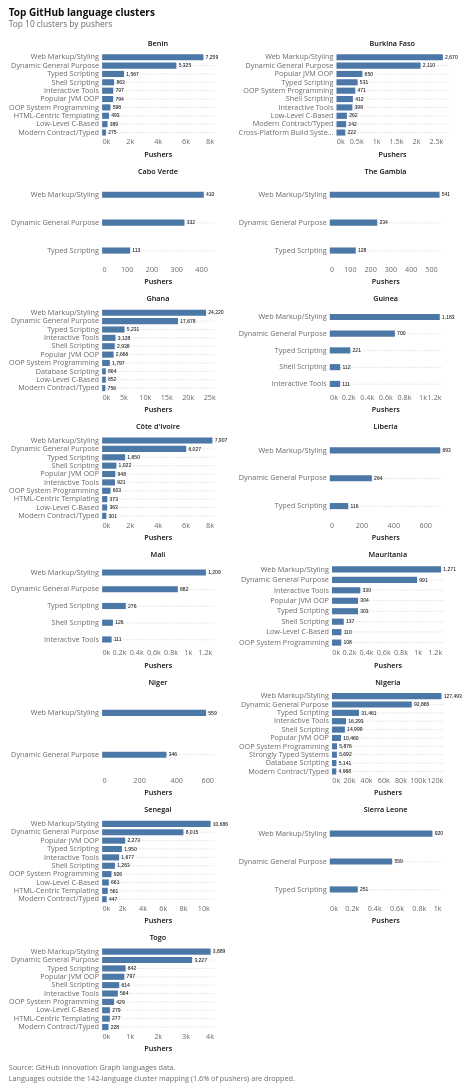

Source (notebook cell):
### Code cell
top_clusters = (
    latest_rows.dropna(subset=["cluster"])
    .groupby(["iso2_code", "country_name", "cluster"], as_index=False)["num_pushers"]
    .sum()
    .sort_values(["country_name", "num_pushers"], ascending=[True, False])
    .groupby("iso2_code", as_index=False, group_keys=False)
    .head(10)
    .assign(
        rank=lambda d: (
            d.groupby("iso2_code")["num_pushers"]
            .rank(method="first", ascending=False)
            .astype(int)
        ),
        num_pushers_label=lambda d: d["num_pushers"].map(lambda v: f"{v:,.0f}"),
    )
)

# Each panel keeps its own x and y scale, so a bar shows the shape of a
# country's own ranking rather than its size against India.
#
# The sort has to be an ``EncodingSortField``. The shorthand
# ``sort="-x"`` is resolved per layer, so once the value labels are
# layered on top of the bars Vega-Lite cannot reconcile the two and
# silently falls back to alphabetical order.
#
# For the same reason the bars carry no colour encoding. An
# ``EncodingSortField`` aggregates over every discrete channel in the
# spec, so adding ``color`` would group by cluster AND country and drop
# the sort again. The facet header already names the country, so the
# colour was decoration; the value order is not.
cluster_y = alt.Y(
    "cluster:N",
    sort=alt.EncodingSortField(field="num_pushers", op="sum", order="descending"),
    title=None,
    axis=alt.Axis(labelLimit=170),
)

cluster_bars = (
    alt.Chart(top_clusters)
    .mark_bar(size=11)
    .encode(
        x=alt.X("num_pushers:Q", title="Pushers", axis=alt.Axis(format="~s")),
        y=cluster_y,
        tooltip=[
            alt.Tooltip("country_name:N", title="Country"),
            alt.Tooltip("cluster:N", title="Cluster"),
            alt.Tooltip("num_pushers:Q", title="Pushers", format=","),
        ],
    )
)
cluster_labels = (
    alt.Chart(top_clusters)
    .mark_text(align="left", baseline="middle", dx=4, fontSize=9)
    .encode(x="num_pushers:Q", y=cluster_y, text="num_pushers_label:N")
)

clusters_chart = (
    (cluster_bars + cluster_labels)
    .properties(width=200, height=150)
    .facet(
        facet=alt.Facet(
            "country_name:N",
            title=None,
            sort=COUNTRY_ORDER,
            header=alt.Header(labelFontWeight=600),
        ),
        columns=2,
    )
    .resolve_scale(x="independent", y="independent")
    .properties(
        title=alt.Title(
            text="Top GitHub language clusters",
            subtitle=("Top 10 clusters by pushers"),
        )
    )
)

attaviz.add_caption(
    clusters_chart,
    "Source: GitHub Innovation Graph languages data.\n"
    f"Languages outside the 142-language cluster mapping ({unmapped_share:.1%} "
    "of pushers) are dropped.",
)

### Figure 1 — Vega specification as saved in the notebook (floating-point values rounded to 4 significant figures)
{"$schema": "https://vega.github.io/schema/vega/v6.json", "data": [{"name": "source_0", "values": [{"iso2_code": "BJ", "country_name": "Benin", "cluster": "Web Markup/Styling", "num_pushers": 7259, "rank": 1, "num_pushers_label": "7,259", "__index_level_0__": 25, "facet_country_name_sort_index": 0.0}, {"iso2_code": "BJ", "country_name": "Benin", "cluster": "Dynamic General Purpose", "num_pushers": 5325, "rank": 2, "num_pushers_label": "5,325", "__index_level_0__": 13, "facet_country_name_sort_index": 0.0}, {"iso2_code": "BJ", "country_name": "Benin", "cluster": "Typed Scripting", "num_pushers": 1567, "rank": 3, "num_pushers_label": "1,567", "__index_level_0__": 23, "facet_country_name_sort_index": 0.0}, {"iso2_code": "BJ", "country_name": "Benin", "cluster": "Shell Scripting", "num_pushers": 863, "rank": 4, "num_pushers_label": "863", "__index_level_0__": 22, "facet_country_name_sort_index": 0.0}, {"iso2_code": "BJ", "country_name": "Benin", "cluster": "Interactive Tools", "num_pushers": 797, "rank": 5, "num_pushers_label": "797", "__index_level_0__": 16, "facet_country_name_sort_index": 0.0}, {"iso2_code": "BJ", "country_name": "Benin", "cluster": "Popular JVM OOP", "num_pushers": 794, "rank": 6, "num_pushers_label": "794", "__index_level_0__": 21, "facet_country_name_sort_index": 0.0}, {"iso2_code": "BJ", "country_name": "Benin", "cluster": "OOP System Programming", "num_pushers": 598, "rank": 7, "num_pushers_label": "598", "__index_level_0__": 20, "facet_country_name_sort_index": 0.0}, {"iso2_code": "BJ", "country_name": "Benin", "cluster": "HTML-Centric Templating", "num_pushers": 493, "rank": 8, "num_pushers_label": "493", "__index_level_0__": 15, "facet_country_name_sort_index": 0.0}, {"iso2_code": "BJ", "country_name": "Benin", "cluster": "Low-Level C-Based", "num_pushers": 389, "rank": 9, "num_pushers_label": "389", "__index_level_0__": 18, "facet_country_name_sort_index": 0.0}, {"iso2_code": "BJ", "country_name": "Benin", "cluster": "Modern Contract/Typed", "num_pushers": 275, "rank": 10, "num_pushers_label": "275", "__index_level_0__": 19, "facet_country_name_sort_index": 0.0}, {"iso2_code": "BF", "country_name": "Burkina Faso", "cluster": "Web Markup/Styling", "num_pushers": 2670, "rank": 1, "num_pushers_label": "2,670", "__index_level_0__": 10, "facet_country_name_sort_index": 1.0}, {"iso2_code": "BF", "country_name": "Burkina Faso", "cluster": "Dynamic General Purpose", "num_pushers": 2110, "rank": 2, "num_pushers_label": "2,110", "__index_level_0__": 1, "facet_country_name_sort_index": 1.0}, {"iso2_code": "BF", "country_name": "Burkina Faso", "cluster": "Popular JVM OOP", "num_pushers": 650, "rank": 3, "num_pushers_label": "650", "__index_level_0__": 7, "facet_country_name_sort_index": 1.0}, {"iso2_code": "BF", "country_name": "Burkina Faso", "cluster": "Typed Scripting", "num_pushers": 531, "rank": 4, "num_pushers_label": "531", "__index_level_0__": 9, "facet_country_name_sort_index": 1.0}, {"iso2_code": "BF", "country_name": "Burkina Faso", "cluster": "OOP System Programming", "num_pushers": 471, "rank": 5, "num_pushers_label": "471", "__index_level_0__": 6, "facet_country_name_sort_index": 1.0}, {"iso2_code": "BF", "country_name": "Burkina Faso", "cluster": "Shell Scripting", "num_pushers": 412, "rank": 6, "num_pushers_label": "412", "__index_level_0__": 8, "facet_country_name_sort_index": 1.0}, {"iso2_code": "BF", "country_name": "Burkina Faso", "cluster": "Interactive Tools", "num_pushers": 398, "rank": 7, "num_pushers_label": "398", "__index_level_0__": 3, "facet_country_name_sort_index": 1.0}, {"iso2_code": "BF", "country_name": "Burkina Faso", "cluster": "Low-Level C-Based", "num_pushers": 262, "rank": 8, "num_pushers_label": "262", "__index_level_0__": 4, "facet_country_name_sort_index": 1.0}, {"iso2_code": "BF", "country_name": "Burkina Faso", "cluster": "Modern Contract/Typed", "num_pushers": 242, "rank": 9, "num_pushers_label": "242", "__index_level_0__": 5, "facet_country_name_sort_index": 1.0}, {"iso2_code": "BF", "country_name": "Burkina Faso", "cluster": "Cross-Platform Build Systems", "num_pushers": 222, "rank": 10, "num_pushers_label": "222", "__index_level_0__": 0, "facet_country_name_sort_index": 1.0}, {"iso2_code": "CV", "country_name": "Cabo Verde", "cluster": "Web Markup/Styling", "num_pushers": 410, "rank": 1, "num_pushers_label": "410", "__index_level_0__": 43, "facet_country_name_sort_index": 2.0}, {"iso2_code": "CV", "country_name": "Cabo Verde", "cluster": "Dynamic General Purpose", "num_pushers": 332, "rank": 2, "num_pushers_label": "332", "__index_level_0__": 41, "facet_country_name_sort_index": 2.0}, {"iso2_code": "CV", "country_name": "Cabo Verde", "cluster": "Typed Scripting", "num_pushers": 113, "rank": 3, "num_pushers_label": "113", "__index_level_0__": 42, "facet_country_name_sort_index": 2.0}, {"iso2_code": "CI", "country_name": "Côte d'Ivoire", "cluster": "Web Markup/Styling", "num_pushers": 7907, "rank": 1, "num_pushers_label": "7,907", "__index_level_0__": 40, "facet_country_name_sort_index": 7.0}, {"iso2_code": "CI", "country_name": "Côte d'Ivoire", "cluster": "Dynamic General Purpose", "num_pushers": 6027, "rank": 2, "num_pushers_label": "6,027", "__index_level_0__": 28, "facet_country_name_sort_index": 7.0}, {"iso2_code": "CI", "country_name": "Côte d'Ivoire", "cluster": "Typed Scripting", "num_pushers": 1650, "rank": 3, "num_pushers_label": "1,650", "__index_level_0__": 38, "facet_country_name_sort_index": 7.0}, {"iso2_code": "CI", "country_name": "Côte d'Ivoire", "cluster": "Shell Scripting", "num_pushers": 1022, "rank": 4, "num_pushers_label": "1,022", "__index_level_0__": 37, "facet_country_name_sort_index": 7.0}, {"iso2_code": "CI", "country_name": "Côte d'Ivoire", "cluster": "Popular JVM OOP", "num_pushers": 948, "rank": 5, "num_pushers_label": "948", "__index_level_0__": 36, "facet_country_name_sort_index": 7.0}, {"iso2_code": "CI", "country_name": "Côte d'Ivoire", "cluster": "Interactive Tools", "num_pushers": 921, "rank": 6, "num_pushers_label": "921", "__index_level_0__": 31, "facet_country_name_sort_index": 7.0}, {"iso2_code": "CI", "country_name": "Côte d'Ivoire", "cluster": "OOP System Programming", "num_pushers": 603, "rank": 7, "num_pushers_label": "603", "__index_level_0__": 35, "facet_country_name_sort_index": 7.0}, {"iso2_code": "CI", "country_name": "Côte d'Ivoire", "cluster": "HTML-Centric Templating", "num_pushers": 373, "rank": 8, "num_pushers_label": "373", "__index_level_0__": 30, "facet_country_name_sort_index": 7.0}, {"iso2_code": "CI", "country_name": "Côte d'Ivoire", "cluster": "Low-Level C-Based", "num_pushers": 363, "rank": 9, "num_pushers_label": "363", "__index_level_0__": 33, "facet_country_name_sort_index": 7.0}, {"iso2_code": "CI", "country_name": "Côte d'Ivoire", "cluster": "Modern Contract/Typed", "num_pushers": 301, "rank": 10, "num_pushers_label": "301", "__index_level_0__": 34, "facet_country_name_sort_index": 7.0}, {"iso2_code": "GH", "country_name": "Ghana", "cluster": "Web Markup/Styling", "num_pushers": 24220, "rank": 1, "num_pushers_label": "24,220", "__index_level_0__": 60, "facet_country_name_sort_index": 4.0}, {"iso2_code": "GH", "country_name": "Ghana", "cluster": "Dynamic General Purpose", "num_pushers": 17678, "rank": 2, "num_pushers_label": "17,678", "__index_level_0__": 46, "facet_country_name_sort_index": 4.0}, {"iso2_code": "GH", "country_name": "Ghana", "cluster": "Typed Scripting", "num_pushers": 5231, "rank": 3, "num_pushers_label": "5,231", "__index_level_0__": 58, "facet_country_name_sort_index": 4.0}, {"iso2_code": "GH", "country_name": "Ghana", "cluster": "Interactive Tools", "num_pushers": 3128, "rank": 4, "num_pushers_label": "3,128", "__index_level_0__": 49, "facet_country_name_sort_index": 4.0}, {"iso2_code": "GH", "country_name": "Ghana", "cluster": "Shell Scripting", "num_pushers": 2938, "rank": 5, "num_pushers_label": "2,938", "__index_level_0__": 55, "facet_country_name_sort_index": 4.0}, {"iso2_code": "GH", "country_name": "Ghana", "cluster": "Popular JVM OOP", "num_pushers": 2666, "rank": 6, "num_pushers_label": "2,666", "__index_level_0__": 54, "facet_country_name_sort_index": 4.0}, {"iso2_code": "GH", "country_name": "Ghana", "cluster": "OOP System Programming", "num_pushers": 1797, "rank": 7, "num_pushers_label": "1,797", "__index_level_0__": 53, "facet_country_name_sort_index": 4.0}, {"iso2_code": "GH", "country_name": "Ghana", "cluster": "Database Scripting", "num_pushers": 864, "rank": 8, "num_pushers_label": "864", "__index_level_0__": 45, "facet_country_name_sort_index": 4.0}, {"iso2_code": "GH", "country_name": "Ghana", "cluster": "Low-Level C-Based", "num_pushers": 852, "rank": 9, "num_pushers_label": "852", "__index_level_0__": 51, "facet_country_name_sort_index": 4.0}, {"iso2_code": "GH", "country_name": "Ghana", "cluster": "Modern Contract/Typed", "num_pushers": 756, "rank": 10, "num_pushers_label": "756", "__index_level_0__": 52, "facet_country_name_sort_index": 4.0}, {"iso2_code": "GN", "country_name": "Guinea", "cluster": "Web Markup/Styling", "num_pushers": 1183, "rank": 1, "num_pushers_label": "1,183", "__index_level_0__": 68, "facet_country_name_sort_index": 5.0}, {"iso2_code": "GN", "country_name": "Guinea", "cluster": "Dynamic General Purpose", "num_pushers": 700, "rank": 2, "num_pushers_label": "700", "__index_level_0__": 64, "facet_country_name_sort_index": 5.0}, {"iso2_code": "GN", "country_name": "Guinea", "cluster": "Typed Scripting", "num_pushers": 221, "rank": 3, "num_pushers_label": "221", "__index_level_0__": 67, "facet_country_name_sort_index": 5.0}, {"iso2_code": "GN", "country_name": "Guinea", "cluster": "Shell Scripting", "num_pushers": 112, "rank": 4, "num_pushers_label": "112", "__index_level_0__": 66, "facet_country_name_sort_index": 5.0}, {"iso2_code": "GN", "country_name": "Guinea", "cluster": "Interactive Tools", "num_pushers": 111, "rank": 5, "num_pushers_label": "111", "__index_level_0__": 65, "facet_country_name_sort_index": 5.0}, {"iso2_code": "LR", "country_name": "Liberia", "cluster": "Web Markup/Styling", "num_pushers": 693, "rank": 1, "num_pushers_label": "693", "__index_level_0__": 71, "facet_country_name_sort_index": 8.0}, {"iso2_code": "LR", "country_name": "Liberia", "cluster": "Dynamic General Purpose", "num_pushers": 264, "rank": 2, "num_pushers_label": "264", "__index_level_0__": 69, "facet_country_name_sort_index": 8.0}, {"iso2_code": "LR", "country_name": "Liberia", "cluster": "Typed Scripting", "num_pushers": 116, "rank": 3, "num_pushers_label": "116", "__index_level_0__": 70, "facet_country_name_sort_index": 8.0}, {"iso2_code": "ML", "country_name": "Mali", "cluster": "Web Markup/Styling", "num_pushers": 1209, "rank": 1, "num_pushers_label": "1,209", "__index_level_0__": 76, "facet_country_name_sort_index": 9.0}, {"iso2_code": "ML", "country_name": "Mali", "cluster": "Dynamic General Purpose", "num_pushers": 882, "rank": 2, "num_pushers_label": "882", "__index_level_0__": 72, "facet_country_name_sort_index": 9.0}, {"iso2_code": "ML", "country_name": "Mali", "cluster": "Typed Scripting", "num_pushers": 276, "rank": 3, "num_pushers_label": "276", "__index_level_0__": 75, "facet_country_name_sort_index": 9.0}, {"iso2_code": "ML", "country_name": "Mali", "cluster": "Shell Scripting", "num_pushers": 126, "rank": 4, "num_pushers_label": "126", "__index_level_0__": 74, "facet_country_name_sort_index": 9.0}, {"iso2_code": "ML", "country_name": "Mali", "cluster": "Interactive Tools", "num_pushers": 111, "rank": 5, "num_pushers_label": "111", "__index_level_0__": 73, "facet_country_name_sort_index": 9.0}, {"iso2_code": "MR", "country_name": "Mauritania", "cluster": "Web Markup/Styling", "num_pushers": 1271, "rank": 1, "num_pushers_label": "1,271", "__index_level_0__": 84, "facet_country_name_sort_index": 10.0}, {"iso2_code": "MR", "country_name": "Mauritania", "cluster": "Dynamic General Purpose", "num_pushers": 991, "rank": 2, "num_pushers_label": "991", "__index_level_0__": 77, "facet_country_name_sort_index": 10.0}, {"iso2_code": "MR", "country_name": "Mauritania", "cluster": "Interactive Tools", "num_pushers": 330, "rank": 3, "num_pushers_label": "330", "__index_level_0__": 78, "facet_country_name_sort_index": 10.0}, {"iso2_code": "MR", "country_name": "Mauritania", "cluster": "Popular JVM OOP", "num_pushers": 304, "rank": 4, "num_pushers_label": "304", "__index_level_0__": 81, "facet_country_name_sort_index": 10.0}, {"iso2_code": "MR", "country_name": "Mauritania", "cluster": "Typed Scripting", "num_pushers": 303, "rank": 5, "num_pushers_label": "303", "__index_level_0__": 83, "facet_country_name_sort_index": 10.0}, {"iso2_code": "MR", "country_name": "Mauritania", "cluster": "Shell Scripting", "num_pushers": 137, "rank": 6, "num_pushers_label": "137", "__index_level_0__": 82, "facet_country_name_sort_index": 10.0}, {"iso2_code": "MR", "country_name": "Mauritania", "cluster": "Low-Level C-Based", "num_pushers": 110, "rank": 7, "num_pushers_label": "110", "__index_level_0__": 79, "facet_country_name_sort_index": 10.0}, {"iso2_code": "MR", "country_name": "Mauritania", "cluster": "OOP System Programming", "num_pushers": 108, "rank": 8, "num_pushers_label": "108", "__index_level_0__": 80, "facet_country_name_sort_index": 10.0}, {"iso2_code": "NE", "country_name": "Niger", "cluster": "Web Markup/Styling", "num_pushers": 559, "rank": 1, "num_pushers_label": "559", "__index_level_0__": 86, "facet_country_name_sort_index": 11.0}, {"iso2_code": "NE", "country_name": "Niger", "cluster": "Dynamic General Purpose", "num_pushers": 346, "rank": 2, "num_pushers_label": "346", "__index_level_0__": 85, "facet_country_name_sort_index": 11.0}, {"iso2_code": "NG", "country_name": "Nigeria", "cluster": "Web Markup/Styling", "num_pushers": 127493, "rank": 1, "num_pushers_label": "127,493", "__index_level_0__": 108, "facet_country_name_sort_index": 12.0}, {"iso2_code": "NG", "country_name": "Nigeria", "cluster": "Dynamic General Purpose", "num_pushers": 92865, "rank": 2, "num_pushers_label": "92,865", "__index_level_0__": 91, "facet_country_name_sort_index": 12.0}, {"iso2_code": "NG", "country_name": "Nigeria", "cluster": "Typed Scripting", "num_pushers": 31461, "rank": 3, "num_pushers_label": "31,461", "__index_level_0__": 106, "facet_country_name_sort_index": 12.0}, {"iso2_code": "NG", "country_name": "Nigeria", "cluster": "Interactive Tools", "num_pushers": 16293, "rank": 4, "num_pushers_label": "16,293", "__index_level_0__": 94, "facet_country_name_sort_index": 12.0}, {"iso2_code": "NG", "country_name": "Nigeria", "cluster": "Shell Scripting", "num_pushers": 14999, "rank": 5, "num_pushers_label": "14,999", "__index_level_0__": 103, "facet_country_name_sort_index": 12.0}, {"iso2_code": "NG", "country_name": "Nigeria", "cluster": "Popular JVM OOP", "num_pushers": 10460, "rank": 6, "num_pushers_label": "10,460", "__index_level_0__": 101, "facet_country_name_sort_index": 12.0}, {"iso2_code": "NG", "country_name": "Nigeria", "cluster": "OOP System Programming", "num_pushers": 5876, "rank": 7, "num_pushers_label": "5,876", "__index_level_0__": 100, "facet_country_name_sort_index": 12.0}, {"iso2_code": "NG", "country_name": "Nigeria", "cluster": "Strongly Typed Systems", "num_pushers": 5692, "rank": 8, "num_pushers_label": "5,692", "__index_level_0__": 105, "facet_country_name_sort_index": 12.0}, {"iso2_code": "NG", "country_name": "Nigeria", "cluster": "Database Scripting", "num_pushers": 5141, "rank": 9, "num_pushers_label": "5,141", "__index_level_0__": 89, "facet_country_name_sort_index": 12.0}, {"iso2_code": "NG", "country_name": "Nigeria", "cluster": "Modern Contract/Typed", "num_pushers": 4968, "rank": 10, "num_pushers_label": "4,968", "__index_level_0__": 99, "facet_country_name_sort_index": 12.0}, {"iso2_code": "SN", "country_name": "Senegal", "cluster": "Web Markup/Styling", "num_pushers": 10686, "rank": 1, "num_pushers_label": "10,686", "__index_level_0__": 126, "facet_country_name_sort_index": 13.0}, {"iso2_code": "SN", "country_name": "Senegal", "cluster": "Dynamic General Purpose", "num_pushers": 8015, "rank": 2, "num_pushers_label": "8,015", "__index_level_0__": 114, "facet_country_name_sort_index": 13.0}, {"iso2_code": "SN", "country_name": "Senegal", "cluster": "Popular JVM OOP", "num_pushers": 2273, "rank": 3, "num_pushers_label": "2,273", "__index_level_0__": 122, "facet_country_name_sort_index": 13.0}, {"iso2_code": "SN", "country_name": "Senegal", "cluster": "Typed Scripting", "num_pushers": 1950, "rank": 4, "num_pushers_label": "1,950", "__index_level_0__": 124, "facet_country_name_sort_index": 13.0}, {"iso2_code": "SN", "country_name": "Senegal", "cluster": "Interactive Tools", "num_pushers": 1677, "rank": 5, "num_pushers_label": "1,677", "__index_level_0__": 117, "facet_country_name_sort_index": 13.0}, {"iso2_code": "SN", "country_name": "Senegal", "cluster": "Shell Scripting", "num_pushers": 1263, "rank": 6, "num_pushers_label": "1,263", "__index_level_0__": 123, "facet_country_name_sort_index": 13.0}, {"iso2_code": "SN", "country_name": "Senegal", "cluster": "OOP System Programming", "num_pushers": 926, "rank": 7, "num_pushers_label": "926", "__index_level_0__": 121, "facet_country_name_sort_index": 13.0}, {"iso2_code": "SN", "country_name": "Senegal", "cluster": "Low-Level C-Based", "num_pushers": 661, "rank": 8, "num_pushers_label": "661", "__index_level_0__": 119, "facet_country_name_sort_index": 13.0}, {"iso2_code": "SN", "country_name": "Senegal", "cluster": "HTML-Centric Templating", "num_pushers": 561, "rank": 9, "num_pushers_label": "561", "__index_level_0__": 116, "facet_country_name_sort_index": 13.0}, {"iso2_code": "SN", "country_name": "Senegal", "cluster": "Modern Contract/Typed", "num_pushers": 447, "rank": 10, "num_pushers_label": "447", "__index_level_0__": 120, "facet_country_name_sort_index": 13.0}, {"iso2_code": "SL", "country_name": "Sierra Leone", "cluster": "Web Markup/Styling", "num_pushers": 920, "rank": 1, "num_pushers_label": "920", "__index_level_0__": 111, "facet_country_name_sort_index": 14.0}, {"iso2_code": "SL", "country_name": "Sierra Leone", "cluster": "Dynamic General Purpose", "num_pushers": 559, "rank": 2, "num_pushers_label": "559", "__index_level_0__": 109, "facet_country_name_sort_index": 14.0}, {"iso2_code": "SL", "country_name": "Sierra Leone", "cluster": "Typed Scripting", "num_pushers": 251, "rank": 3, "num_pushers_label": "251", "__index_level_0__": 110, "facet_country_name_sort_index": 14.0}, {"iso2_code": "GM", "country_name": "The Gambia", "cluster": "Web Markup/Styling", "num_pushers": 541, "rank": 1, "num_pushers_label": "541", "__index_level_0__": 63, "facet_country_name_sort_index": 3.0}, {"iso2_code": "GM", "country_name": "The Gambia", "cluster": "Dynamic General Purpose", "num_pushers": 234, "rank": 2, "num_pushers_label": "234", "__index_level_0__": 61, "facet_country_name_sort_index": 3.0}, {"iso2_code": "GM", "country_name": "The Gambia", "cluster": "Typed Scripting", "num_pushers": 128, "rank": 3, "num_pushers_label": "128", "__index_level_0__": 62, "facet_country_name_sort_index": 3.0}, {"iso2_code": "TG", "country_name": "Togo", "cluster": "Web Markup/Styling", "num_pushers": 3889, "rank": 1, "num_pushers_label": "3,889", "__index_level_0__": 139, "facet_country_name_sort_index": 15.0}, {"iso2_code": "TG", "country_name": "Togo", "cluster": "Dynamic General Purpose", "num_pushers": 3227, "rank": 2, "num_pushers_label": "3,227", "__index_level_0__": 129, "facet_country_name_sort_index": 15.0}, {"iso2_code": "TG", "country_name": "Togo", "cluster": "Typed Scripting", "num_pushers": 842, "rank": 3, "num_pushers_label": "842", "__index_level_0__": 138, "facet_country_name_sort_index": 15.0}, {"iso2_code": "TG", "country_name": "Togo", "cluster": "Popular JVM OOP", "num_pushers": 797, "rank": 4, "num_pushers_label": "797", "__index_level_0__": 136, "facet_country_name_sort_index": 15.0}, {"iso2_code": "TG", "country_name": "Togo", "cluster": "Shell Scripting", "num_pushers": 614, "rank": 5, "num_pushers_label": "614", "__index_level_0__": 137, "facet_country_name_sort_index": 15.0}, {"iso2_code": "TG", "country_name": "Togo", "cluster": "Interactive Tools", "num_pushers": 564, "rank": 6, "num_pushers_label": "564", "__index_level_0__": 132, "facet_country_name_sort_index": 15.0}, {"iso2_code": "TG", "country_name": "Togo", "cluster": "OOP System Programming", "num_pushers": 429, "rank": 7, "num_pushers_label": "429", "__index_level_0__": 135, "facet_country_name_sort_index": 15.0}, {"iso2_code": "TG", "country_name": "Togo", "cluster": "Low-Level C-Based", "num_pushers": 279, "rank": 8, "num_pushers_label": "279", "__index_level_0__": 133, "facet_country_name_sort_index": 15.0}, {"iso2_code": "TG", "country_name": "Togo", "cluster": "HTML-Centric Templating", "num_pushers": 277, "rank": 9, "num_pushers_label": "277", "__index_level_0__": 131, "facet_country_name_sort_index": 15.0}, {"iso2_code": "TG", "country_name": "Togo", "cluster": "Modern Contract/Typed", "num_pushers": 228, "rank": 10, "num_pushers_label": "228", "__index_level_0__": 134, "facet_country_name_sort_index": 15.0}]}, {"name": "data_2"}, {"name": "data_3"}], "signals": [{"name": "concat_0_child_width", "value": 200}, {"name": "concat_0_child_height", "value": 150}], "marks": [{"type": "group", "name": "concat_0_group", "marks": [{"type": "group", "name": "concat_0_cell", "from": {"facet": {"data": "source_0", "name": "concat_0_facet", "groupby": ["country_name"], "aggregate": {"fields": ["facet_country_name_sort_index"], "ops": ["max"], "as": ["facet_country_name_sort_index"]}}}, "sort": {"field": ["datum[\"facet_country_name_sort_index\"]"], "order": ["ascending"]}, "encode": {"update": {"width": {"signal": "concat_0_child_width"}, "height": {"signal": "concat_0_child_height"}}}, "data": [{"name": "data_1", "source": "concat_0_facet", "transform": [{"type": "stack", "field": "num_pushers", "groupby": ["cluster"], "sort": {"field": [], "order": []}, "as": ["num_pushers_start", "num_pushers_end"], "offset": "zero"}, {"type": "filter", "expr": "isValid(datum[\"num_pushers\"]) && isFinite(+datum[\"num_pushers\"])"}, {"type": "project", "fields": ["cluster", "country_name", "num_pushers", "num_pushers_end", "num_pushers_start"]}]}, {"name": "data_2", "source": "concat_0_facet", "transform": [{"type": "filter", "expr": "isValid(datum[\"num_pushers\"]) && isFinite(+datum[\"num_pushers\"])"}, {"type": "project", "fields": ["cluster", "num_pushers", "num_pushers_label"]}]}, {"name": "concat_0_facet_concat_0_child_y_domain_cluster_0_0", "source": "concat_0_facet", "transform": [{"type": "aggregate", "groupby": ["cluster"], "fields": ["num_pushers"], "ops": ["sum"], "as": ["sort_field"]}, {"type": "project", "fields": ["cluster", "sort_field"]}]}], "marks": [{"type": "rect", "name": "concat_0_child_layer_0_marks", "from": {"data": "data_1"}, "encode": {"update": {"fill": {"value": "#4c78a8"}, "cornerRadiusBottomRight": {"value": 0}, "tooltip": {"signal": "{\"Country\": isValid(datum[\"country_name\"]) ? isArray(datum[\"country_name\"]) ? join(datum[\"country_name\"], '\\n') : datum[\"country_name\"] : \"\"+datum[\"country_name\"], \"Cluster\": isValid(datum[\"cluster\"]) ? isArray(datum[\"cluster\"]) ? join(datum[\"cluster\"], '\\n') : datum[\"cluster\"] : \"\"+datum[\"cluster\"], \"Pushers\": format(datum[\"num_pushers\"], \",\")}"}, "height": {"value": 11}, "x2": {"field": "num_pushers_start", "scale": "concat_0_child_x"}, "x": {"field": "num_pushers_end", "scale": "concat_0_child_x"}, "cornerRadiusTopRight": {"value": 0}, "yc": {"field": "cluster", "scale": "concat_0_child_y", "band": 0.5}}}, "style": ["bar"]}, {"type": "text", "name": "concat_0_child_layer_1_marks", "from": {"data": "data_2"}, "encode": {"update": {"y": {"field": "cluster", "scale": "concat_0_child_y", "band": 0.5}, "fontSize": {"value": 9}, "tooltip": {"signal": "{\"num_pushers\": format(datum[\"num_pushers\"], \"\"), \"cluster\": isValid(datum[\"cluster\"]) ? isArray(datum[\"cluster\"]) ? join(datum[\"cluster\"], '\\n') : datum[\"cluster\"] : \"\"+datum[\"cluster\"], \"num_pushers_label\": isValid(datum[\"num_pushers_label\"]) ? isArray(datum[\"num_pushers_label\"]) ? join(datum[\"num_pushers_label\"], '\\n') : datum[\"num_pushers_label\"] : \"\"+datum[\"num_pushers_label\"]}"}, "dx": {"value": 4}, "baseline": {"value": "middle"}, "fill": {"value": "black"}, "align": {"value": "left"}, "x": {"field": "num_pushers", "scale": "concat_0_child_x"}, "text": {"signal": "isValid(datum[\"num_pushers_label\"]) ? datum[\"num_pushers_label\"] : \"\"+datum[\"num_pushers_label\"]"}}}, "style": ["text"]}], "scales": [{"name": "concat_0_child_x", "type": "linear", "domain": {"fields": [{"data": "data_1", "field": "num_pushers_start"}, {"data": "data_1", "field": "num_pushers_end"}, {"data": "data_2", "field": "num_pushers"}]}, "range": [0, {"signal": "concat_0_child_width"}], "zero": true, "nice": true}, {"name": "concat_0_child_y", "type": "band", "domain": {"data": "concat_0_facet_concat_0_child_y_domain_cluster_0_0", "field": "cluster", "sort": {"op": "max", "field": "sort_field", "order": "descending"}}, "range": [0, {"signal": "concat_0_child_height"}], "paddingInner": 0.2, "paddingOuter": 0.1}], "axes": [{"scale": "concat_0_child_y", "tickCount": 5, "maxExtent": 0, "zindex": 0, "grid": true, "domain": false, "orient": "left", "aria": false, "gridScale": "concat_0_child_x", "labels": false, "ticks": false, "minExtent": 0}, {"scale": "concat_0_child_x", "zindex": 0, "title": "Pushers", "format": "~s", "labelBaseline": "top", "tickCount": 5, "grid": false, "orient": "bottom", "labelFlush": true, "labelOverlap": true}, {"scale": "concat_0_child_y", "tickSize": 0, "grid": false, "zindex": 0, "tickCount": 5, "orient": "left", "labelLimit": 170, "labelPadding": 6}], "title": {"text": {"signal": "isValid(parent[\"country_name\"]) ? parent[\"country_name\"] : \"\"+parent[\"country_name\"]"}, "fontSize": 13, "fontWeight": 600, "offset": 10, "frame": "group", "font": "Open Sans, sans-serif", "style": "guide-label", "color": "#111111"}, "style": "cell"}], "title": {"text": "Top GitHub language clusters", "offset": 21, "subtitle": "Top 10 clusters by pushers", "anchor": "start"}, "layout": {"padding": 18, "bounds": "full", "align": "none", "columns": 2}}], "title": {"text": ["Source: GitHub Innovation Graph languages data.", "Languages outside the 142-language cluster mapping (1.6% of pushers) are dropped."], "anchor": "start", "fontSize": 13, "fontWeight": 400, "font": "Open Sans, sans-serif", "color": "#666666", "lineHeight": 20, "orient": "bottom", "offset": 21}, "layout": {"padding": 18, "columns": 1, "bounds": "full", "align": "each"}, "config": {"range": {"category": ["#34A7F2", "#FF9800", "#664AB6", "#4EC2C0", "#F3578E", "#081079", "#0C7C68", "#AA0000", "#DDDA21"], "diverging": ["#920000", "#BD6126", "#E3A763", "#EFEFEF", "#80BDE7", "#3587C3", "#025288"], "heatmap": ["#E3F6FD", "#75CCEC", "#089BD4", "#0169A1", "#023B6F"], "ordinal": ["#E3F6FD", "#75CCEC", "#089BD4", "#0169A1", "#023B6F"], "ramp": ["#E3F6FD", "#75CCEC", "#089BD4", "#0169A1", "#023B6F"]}, "mark": {"tooltip": true}, "axis": {"domain": false, "grid": true, "gridColor": "#CED4DE", "gridDash": [4, 2], "gridWidth": 1, "labelFont": "Open Sans, sans-serif", "labelFontSize": 13, "labelFontWeight": 400, "labelColor": "#666666", "labelPadding": 3, "tickColor": "#CED4DE", "tickSize": 5, "tickCount": 5, "titleFont": "Open Sans, sans-serif", "titleFontSize": 13, "titleFontWeight": 600, "titleColor": "#111111", "titlePadding": 9}, "axisBand": {"labelPadding": 6, "tickSize": 0}, "axisX": {"grid": false, "tickSize": 0, "labelAngle": 0}, "axisY": {"domain": false, "ticks": false, "gridColor": "#CED4DE", "gridDash": [4, 2], "gridWidth": 1}, "legend": {"labelFont": "Open Sans, sans-serif", "labelFontSize": 13, "labelFontWeight": 600, "labelColor": "#111111", "titleFont": "Open Sans, sans-serif", "titleFontSize": 13, "titleFontWeight": 600, "titleColor": "#111111", "titlePadding": 3, "symbolSize": 196, "symbolStrokeWidth": 0, "padding": 15, "offset": 21, "columnPadding": 21, "orient": "bottom", "labelLimit": 200, "titleLimit": 200}, "style": {"cell": {"stroke": null}, "arc": {"stroke": "white", "strokeWidth": 1}, "area": {"opacity": 0.7}, "bar": {"cornerRadiusEnd": 0}, "line": {"strokeWidth": 4, "strokeCap": "round", "strokeJoin": "round"}, "point": {"size": 60, "stroke": "white", "strokeWidth": 1}, "rect": {"stroke": "#8A969F", "strokeWidth": 0.5}, "circle": {"stroke": "white", "strokeWidth": 1}, "square": {"stroke": "white", "strokeWidth": 1}, "geoshape": {"stroke": "#666666", "strokeWidth": 0.3, "strokeJoin": "round", "strokeCap": "round"}, "group-title": {"font": "Open Sans, sans-serif", "fontSize": 18, "fontWeight": 700, "lineHeight": 22, "fill": "#111111"}}, "title": {"subtitleColor": "#666666", "subtitleFont": "Open Sans, sans-serif", "subtitleFontSize": 15, "subtitleFontWeight": 400, "subtitleLineHeight": 18, "subtitlePadding": 3}}, "padding": 15, "background": "white"}
